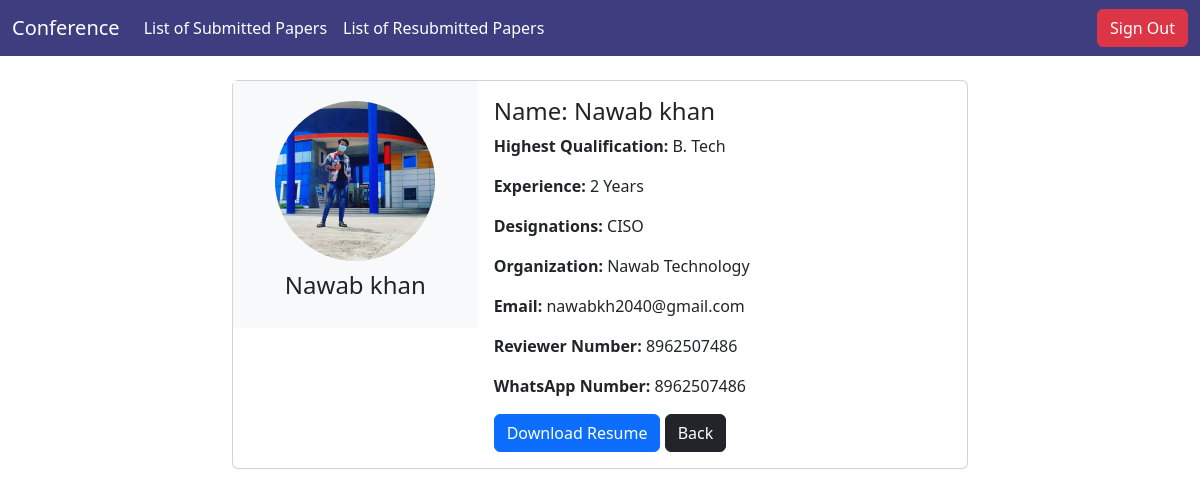
Page /reviewer/profile/1/ (signed in) on the committed database.
### reviewer/models.py (models this page shows, shortened)
class Reviewer_data(AbstractBaseUser,PermissionsMixin):
    groups = models.ManyToManyField(
        Group,
        verbose_name=('groups'),
        blank=True,
        related_name='reviewerdata_set',  # Add a related_name
        related_query_name='user'
    )
    user_permissions = models.ManyToManyField(
        Permission,
        verbose_name=('user permissions'),
        blank=True,
        related_name='reviewerdata_set',  # Add a related_name
        related_query_name='user'
    )
    reviewer_id = models.IntegerField(default=0)
    reviewer_name = models.CharField(max_length=70)
    highest_qualification = models.CharField(max_length=150)
    experience = models.CharField(max_length=150)
    designations = models.CharField(max_length=70)
    organization = models.CharField(max_length=80)
    email = models.EmailField(unique=True)
    reviewer_number = models.CharField(max_length=15)
    whats_app_number = models.CharField(max_length=15)
    password = models.CharField(max_length=250)
    date_reviewer = models.DateTimeField(default=timezone.now)
    photo_upload=models.FileField(upload_to='reviewer/profile-photos/')
    resume_upload=models.FileField(upload_to='reviewer/profile-resume/')
    is_active = models.BooleanField(default=True)
    is_staff = models.BooleanField(default=False)
    is_ok = models.BooleanField(default=False)
    USERNAME_FIELD = 'email'
    PASSWORD_FIELD = 'password'
    REQUIRED_FIELDS = ['reviewer_name', 'reviewer_number']

### reviewer/views.py (the view)
# urls.py: path('profile/<int:reviewer_id>/',views.reviewer_profile,name="profile"),
def reviewer_profile(request, reviewer_id):
    if request.user.is_authenticated and request.user.is_reviewer:
        reviewer_instance=Reviewer_data.objects.get(id=reviewer_id)
        context={
            "reviewer" : reviewer_instance,
        }
        return render(request,'reviewer/reviewer_profile.html',context)
    else:
        return redirect('reviewer-sign-in')

### reviewer/templates/reviewer/reviewer_profile.html (shortened to what this page needs)
{% extends 'reviewer/base.html' %}
{% block body %}
<div class="container mt-4">
    <div class="row justify-content-center">
        <div class="col-md-8">
            <div class="card">
                <div class="row g-0">
                    <div class="col-md-4 profile-img-container">
                        <img src="{{ reviewer.photo_upload.url }}" class="card-img rounded-circle profile-img" alt="Reviewer Photo">
                        <h4 class="profile-name">{{ reviewer.reviewer_name }}</h4>
                    </div>
                    <div class="col-md-8">
                        <div class="card-body">
                            <h4 class="profile-name-profile">Name: {{ reviewer.reviewer_name }}</h4>
                            <p class="card-text"><strong>Highest Qualification:</strong> {{ reviewer.highest_qualification }}</p>
                            <p class="card-text"><strong>Experience:</strong> {{ reviewer.experience }}</p>
                            <p class="card-text"><strong>Designations:</strong> {{ reviewer.designations }}</p>
                            <p class="card-text"><strong>Organization:</strong> {{ reviewer.organization }}</p>
                            <p class="card-text"><strong>Email:</strong> {{ reviewer.email }}</p>
                            <p class="card-text"><strong>Reviewer Number:</strong> {{ reviewer.reviewer_number }}</p>
                            <p class="card-text"><strong>WhatsApp Number:</strong> {{ reviewer.whats_app_number }}</p>
                            <a href="{{ reviewer.resume_upload.url }}" class="btn btn-primary">Download Resume</a>
                            <a href="/reviewer/dashboard/" class="btn btn-dark">Back</a>
                        </div>
                    </div>
                </div>
            </div>
        </div>
    </div>
</div>
{% endblock body %}

### reviewer/templates/reviewer/reviewer_profile.html (style rules this page uses)
.profile-img-container { display: flex; flex-direction: column; align-items: center; justify-content: center; height: 100%; background-color: #f8f9fa; padding: 20px; }
.profile-img { width: 160px; height: 160px; object-fit: cover; }
.profile-name { margin-top: 10px; font-size: 1.5rem; text-align: center; }

### rows in the picture
Reviewer_data: photo_upload (picture), reviewer_name "Nawab khan", highest_qualification "B. Tech", experience "2 Years", designations "CISO", organization "Nawab Technology", email "nawabkh2040@gmail.com", reviewer_number "8962507486", whats_app_number "8962507486"
